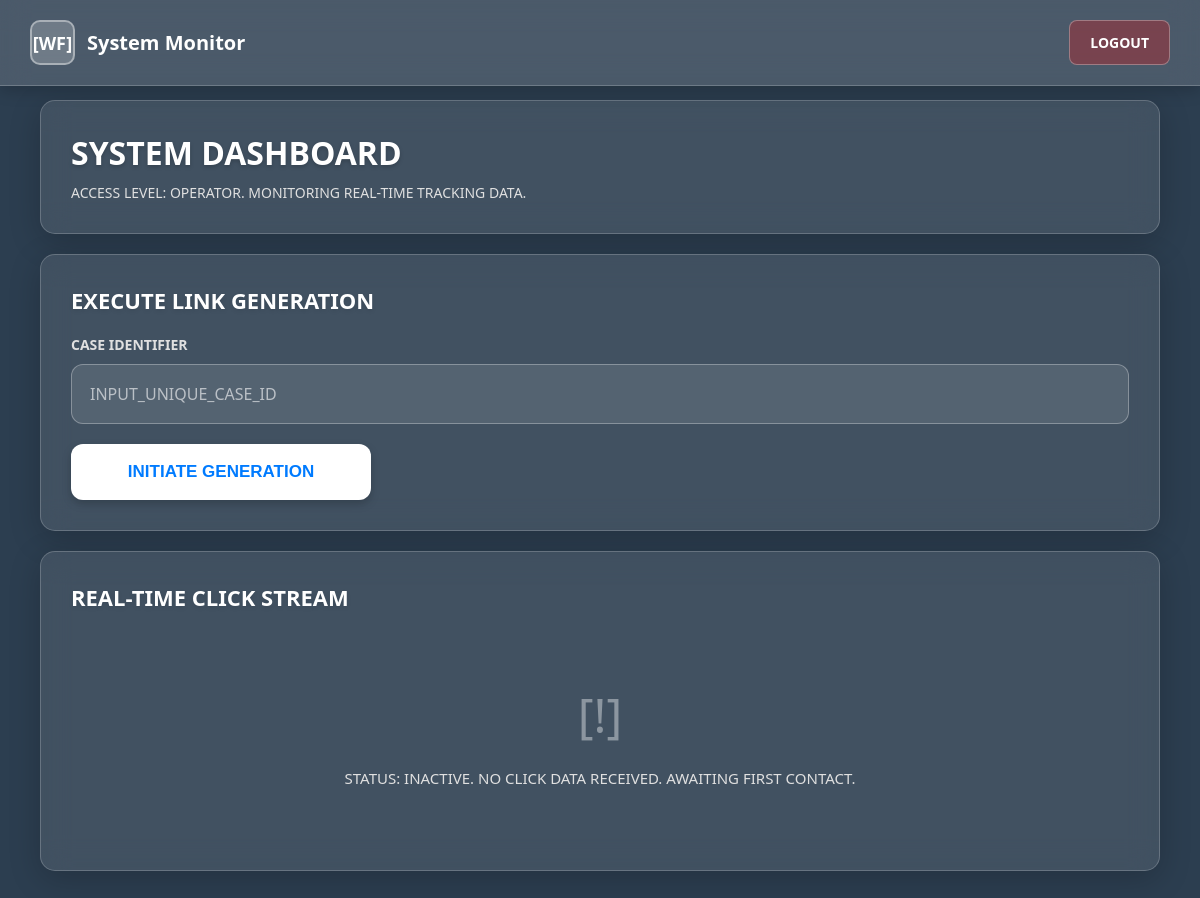
Page /dashboard/ (signed in) on the earlier database version.
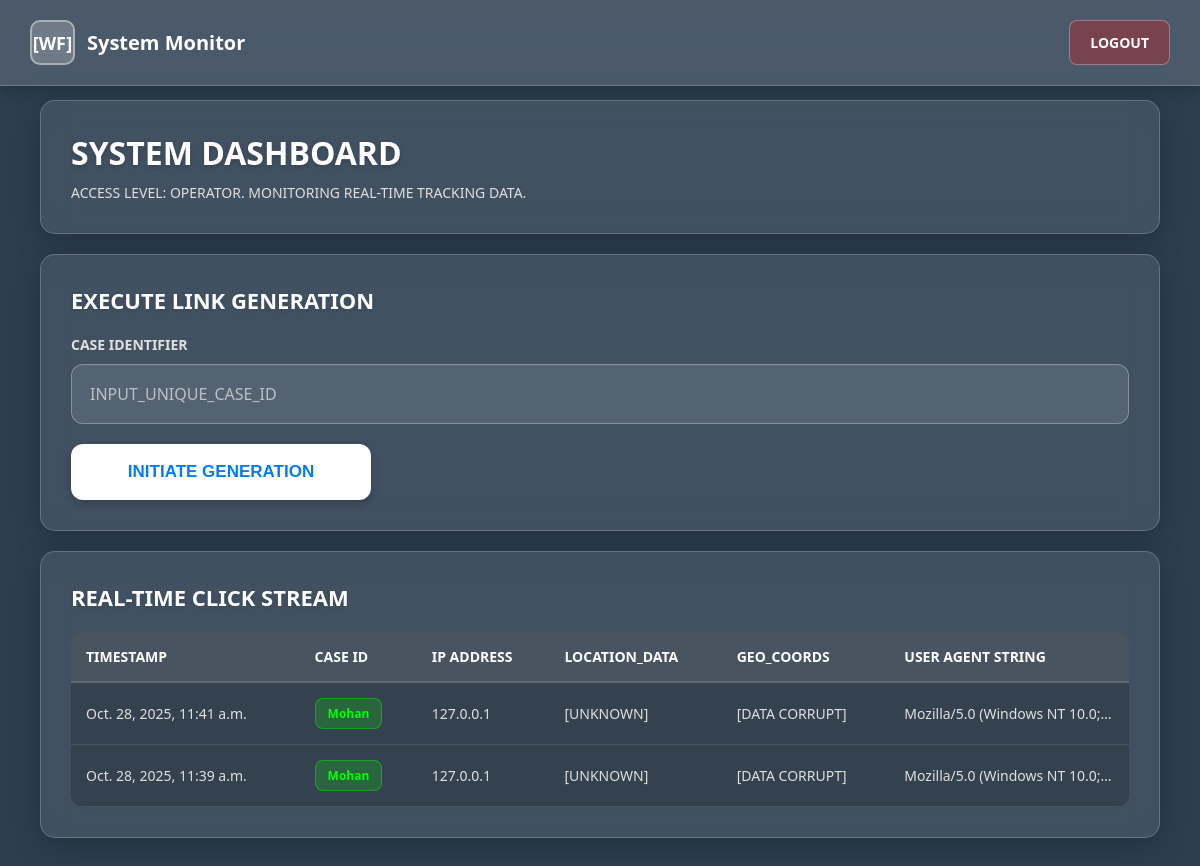
Same page on the later database version.
### tracker/models.py (models this page shows, shortened)
class Click(models.Model):
    link = models.ForeignKey(Link, on_delete=models.CASCADE, related_name="clicks")
    ts = models.DateTimeField(auto_now_add=True)
    ip = models.CharField(max_length=100)
    user_agent = models.TextField(blank=True)
    city = models.CharField(max_length=150, blank=True)
    region = models.CharField(max_length=150, blank=True)
    country = models.CharField(max_length=150, blank=True)
    latitude = models.DecimalField(max_digits=9, decimal_places=6, null=True, blank=True)
    longitude = models.DecimalField(max_digits=9, decimal_places=6, null=True, blank=True)
    class Meta:
        ordering = ["-ts"]

class Link(models.Model):
    slug = models.CharField(max_length=32, default=make_slug, unique=True)
    creator = models.ForeignKey(User, on_delete=models.SET_NULL, null=True, blank=True)
    created_at = models.DateTimeField(default=timezone.now)
    case_name = models.CharField(max_length=200)  # <-- add this
    note = models.TextField(blank=True)  # optional extra note

### tracker/views.py (the view, shortened to what this page needs)
# urls.py: path('dashboard/', views.main_page, name='main_page'),
@login_required(login_url='login')
def main_page(request):
    generated_link = None
    clicks = Click.objects.filter(link__creator=request.user).select_related('link').order_by('-ts')
    return render(request, "tracker/main.html", {
        "generated_link": generated_link,
        "clicks": clicks,
    })

### tracker/templates/tracker/main.html (shortened to what this page needs)
{% load static %}
<!DOCTYPE html>
<html lang="en">
<head>
</head>
<body>
    <div class="mobile-header">
        <div class="logo">
            <div class="logo-icon">[WF]</div>
            <div class="logo-text">System Monitor</div>
        </div>
        <a href="{% url 'logout' %}" class="logout-btn">LOGOUT</a>
    </div>
    <div class="main-content">
        <div class="header">
            <h1>SYSTEM DASHBOARD</h1>
            <p>ACCESS LEVEL: OPERATOR. MONITORING REAL-TIME TRACKING DATA.</p>
        </div>
        <div class="card">
            <h2 class="card-title">EXECUTE LINK GENERATION</h2>
            <form method="POST">
                <div class="mb-4">
                    <label for="case_name" class="form-label">CASE IDENTIFIER</label>
                    <input type="text" class="terminal-input" id="case_name" name="case_name" placeholder="INPUT_UNIQUE_CASE_ID" required autocomplete="off">
                </div>
                <button type="submit" class="auth-button">INITIATE GENERATION</button>
            </form>
        </div>
        <div class="card">
            <h2 class="card-title">REAL-TIME CLICK STREAM</h2>
            {% if clicks %}
            <div class="table-container">
                <table class="terminal-table">
                    <thead>
                        <tr>
                            <th>TIMESTAMP</th>
                            <th>CASE ID</th>
                            <th>IP ADDRESS</th>
                            <th>LOCATION_DATA</th>
                            <th>GEO_COORDS</th>
                            <th>USER AGENT STRING</th>
                        </tr>
                    </thead>
                    <tbody>
                        {% for click in clicks %}
                        <tr>
                            <td>{{ click.ts }}</td>
                            <td><span class="badge-terminal">{{ click.link.case_name }}</span></td>
                            <td>{{ click.ip }}</td>
                            <td>
                                {{ click.country|default:"[UNKNOWN]" }}
                            </td>
                            <td>
                                {% if click.latitude and click.longitude %}
                                    {{ click.latitude }}, {{ click.longitude }}
                                {% else %}
                                    [DATA CORRUPT]
                                {% endif %}
                            </td>
                            <td style="max-width: 200px; overflow: hidden; text-overflow: ellipsis; white-space: nowrap;">
                                {{ click.user_agent }}
                            </td>
                        </tr>
                        {% endfor %}
                    </tbody>
                </table>
            </div>
            {% else %}
            <div class="empty-state">
                <div class="empty-state-icon">[!]</div>
                <p>STATUS: INACTIVE. NO CLICK DATA RECEIVED. AWAITING FIRST CONTACT.</p>
            </div>
            {% endif %}
        </div>
    </div>
</body>
</html>

Differences in the rows shown:
added Click: ts "Oct. 28, 2025, 11:41 a.m.", link.case_name "Mohan", ip "127.0.0.1", country "[UNKNOWN]", shows "[DATA CORRUPT]", user_agent "Mozilla/5.0 (Windows NT 10.0;…"
added Click: ts "Oct. 28, 2025, 11:39 a.m.", link.case_name "Mohan", ip "127.0.0.1", country "[UNKNOWN]", shows "[DATA CORRUPT]", user_agent "Mozilla/5.0 (Windows NT 10.0;…"
Other differences:
text no longer shown: "[!] STATUS: INACTIVE. NO CLICK DATA RECEIVED. AWAITING FIRST CONTACT."
text now shown: "TIMESTAMP CASE ID IP ADDRESS LOCATION_DATA GEO_COORDS USER AGENT STRING"
